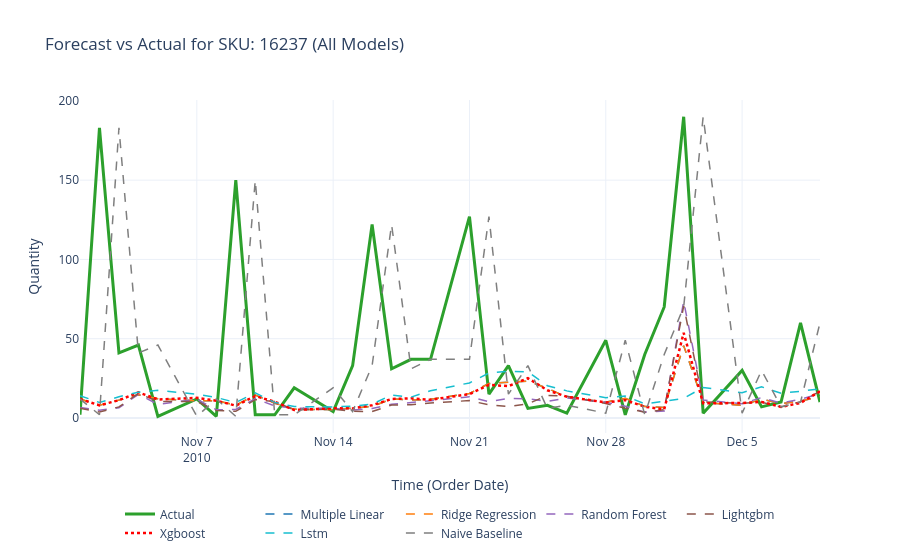

Notebook source saved alongside this figure:
### Code cell
# =====================================================================
# CHART PLOTTING (UPDATED: SHOW ALL MODELS)
# =====================================================================
import pandas as pd
import numpy as np
import plotly.graph_objects as go
from sklearn.metrics import mean_squared_error, r2_score
import warnings
warnings.filterwarnings('ignore')

# Rebuild required inputs when this cell is run independently
if 'df_pred' not in globals():
    df_pred = pd.read_csv('../features/stage_4_input_predictions.csv')
    df_pred.columns = df_pred.columns.str.strip()
    df_pred['order_date'] = pd.to_datetime(df_pred['order_date'])

column_mapping = {'quantity': 'actual_quantity', 'Quantity': 'actual_quantity', 'Actual': 'actual_quantity', 'actual': 'actual_quantity'}
if 'actual_quantity' not in df_pred.columns:
    df_pred = df_pred.rename(columns={k: v for k, v in column_mapping.items() if k in df_pred.columns})

pred_cols = [col for col in df_pred.columns if str(col).startswith('pred_')]
if not pred_cols:
    raise NameError("No prediction columns found in df_pred (expected columns starting with 'pred_').")
models = {col.replace('pred_', '').replace('_', ' ').title(): col for col in pred_cols}

if 'df_metrics' not in globals():
    try:
        df_metrics = pd.read_csv('../src/outputs/reports/model_evaluation_metrics.csv')
    except Exception:
        metrics_data = []
        for model_name, col_name in models.items():
            valid_data = df_pred.dropna(subset=['actual_quantity', col_name])
            if not valid_data.empty:
                rmse = np.sqrt(mean_squared_error(valid_data['actual_quantity'], valid_data[col_name]))
                r2 = r2_score(valid_data['actual_quantity'], valid_data[col_name])
                metrics_data.append({'Model': model_name, 'RMSE': round(rmse, 2), 'R2 Score': round(r2, 4)})
        df_metrics = pd.DataFrame(metrics_data).sort_values(by='RMSE')

if 'stock_code' not in df_pred.columns:
    raise NameError("df_pred must contain 'stock_code' column to select top SKU.")

if 'df_filtered' not in globals():
    top_sku = df_pred['stock_code'].value_counts().index[0]
    df_filtered = df_pred[df_pred['stock_code'] == top_sku].sort_values(by='order_date')
else:
    top_sku = df_filtered['stock_code'].iloc[0]

print("\n--- 📈 3. ACTUAL VS FORECAST PLOT (example uses top-selling SKU) ---")

best_model_name = df_metrics.iloc[0]['Model']
best_model_col = models[best_model_name]

fig_line = go.Figure()

# 1. Plot the Actual line - solid, thick, green
fig_line.add_trace(go.Scatter(
    x=df_filtered['order_date'], 
    y=df_filtered['actual_quantity'], 
    name='Actual', 
    line=dict(color='#2ca02c', width=3),
))

# Color palette for automatic model assignment
colors = ['#1f77b4', '#ff7f0e', '#9467bd', '#8c564b', '#e377c2', '#17becf', '#7f7f7f']

# 2. Loop through all models and plot them
for i, (model_name, col_name) in enumerate(models.items()):
    # Highlight XGBoost in red with a stronger dotted line
    if "Xgboost" in model_name or "Xgb" in model_name:
        line_style = dict(color='red', width=2.5, dash='dot')
        trace_name = model_name
    else:
        line_style = dict(color=colors[i % len(colors)], width=1.5, dash='dash')
        trace_name = model_name

    fig_line.add_trace(go.Scatter(
        x=df_filtered['order_date'], 
        y=df_filtered[col_name], 
        name=trace_name, 
        line=line_style
    ))

# 3. Customize the layout for a clean presentation
fig_line.update_layout(
    title=f"Forecast vs Actual for SKU: {top_sku} (All Models)",
    xaxis_title="Time (Order Date)",
    yaxis_title="Quantity",
    hovermode="x unified",
    legend=dict(
        orientation="h",
        yanchor="top",
        y=-0.2,
        xanchor="center",
        x=0.5
    ),
    template="plotly_white",
)

# Export the figure to file (PNG only)
import os
output_dir = '../src/outputs/images'
os.makedirs(output_dir, exist_ok=True)
png_path = os.path.join(output_dir, f'forecast_vs_actual_{top_sku}.png')
try:
    fig_line.write_image(png_path, scale=2)
    print(f"✅ Saved PNG: {png_path}")
except Exception as exc:
    print(f"⚠️ Could not save PNG (kaleido missing or export failed): {exc}")

fig_line.show()

### Figure 1 — Plotly figure (JSON) as saved in the notebook; plotly's stock layout.template omitted (floating-point values rounded to 4 significant figures)
{"data": [{"line": {"color": "#2ca02c", "width": 3}, "name": "Actual", "type": "scatter", "x": ["2010-11-01T00:00:00", "2010-11-02T00:00:00", "2010-11-03T00:00:00", "2010-11-04T00:00:00", "2010-11-05T00:00:00", "2010-11-07T00:00:00", "2010-11-08T00:00:00", "2010-11-09T00:00:00", "2010-11-10T00:00:00", "2010-11-11T00:00:00", "2010-11-12T00:00:00", "2010-11-14T00:00:00", "2010-11-15T00:00:00", "2010-11-16T00:00:00", "2010-11-17T00:00:00", "2010-11-18T00:00:00", "2010-11-19T00:00:00", "2010-11-21T00:00:00", "2010-11-22T00:00:00", "2010-11-23T00:00:00", "2010-11-24T00:00:00", "2010-11-25T00:00:00", "2010-11-26T00:00:00", "2010-11-28T00:00:00", "2010-11-29T00:00:00", "2010-11-30T00:00:00", "2010-12-01T00:00:00", "2010-12-02T00:00:00", "2010-12-03T00:00:00", "2010-12-05T00:00:00", "2010-12-06T00:00:00", "2010-12-07T00:00:00", "2010-12-08T00:00:00", "2010-12-09T00:00:00"], "y": [2, 183, 41, 46, 1, 12, 1, 150, 2, 2, 19, 4, 33, 122, 31, 37, 37, 127, 15, 33, 6, 8, 3, 49, 2, 40, 70, 190, 3, 30, 7, 10, 60, 10]}, {"line": {"color": "#1f77b4", "dash": "dash", "width": 1.5}, "name": "Multiple Linear", "type": "scatter", "x": ["2010-11-01T00:00:00", "2010-11-02T00:00:00", "2010-11-03T00:00:00", "2010-11-04T00:00:00", "2010-11-05T00:00:00", "2010-11-07T00:00:00", "2010-11-08T00:00:00", "2010-11-09T00:00:00", "2010-11-10T00:00:00", "2010-11-11T00:00:00", "2010-11-12T00:00:00", "2010-11-14T00:00:00", "2010-11-15T00:00:00", "2010-11-16T00:00:00", "2010-11-17T00:00:00", "2010-11-18T00:00:00", "2010-11-19T00:00:00", "2010-11-21T00:00:00", "2010-11-22T00:00:00", "2010-11-23T00:00:00", "2010-11-24T00:00:00", "2010-11-25T00:00:00", "2010-11-26T00:00:00", "2010-11-28T00:00:00", "2010-11-29T00:00:00", "2010-11-30T00:00:00", "2010-12-01T00:00:00", "2010-12-02T00:00:00", "2010-12-03T00:00:00", "2010-12-05T00:00:00", "2010-12-06T00:00:00", "2010-12-07T00:00:00", "2010-12-08T00:00:00", "2010-12-09T00:00:00"], "y": [11.93, 7.96, 11.23, 14.6, 12.1, 10.83, 10.86, 8.06, 14.4, 9.3, 5.44, 5.2, 6.21, 7.24, 12.01, 11.24, 11.84, 15.42, 21.71, 22.4, 23.29, 18.69, 13.13, 9.94, 12.37, 7.28, 6.54, 45.57, 9.82, 7.91, 11.82, 8.99, 10.66, 13.39]}, {"line": {"color": "#ff7f0e", "dash": "dash", "width": 1.5}, "name": "Ridge Regression", "type": "scatter", "x": ["2010-11-01T00:00:00", "2010-11-02T00:00:00", "2010-11-03T00:00:00", "2010-11-04T00:00:00", "2010-11-05T00:00:00", "2010-11-07T00:00:00", "2010-11-08T00:00:00", "2010-11-09T00:00:00", "2010-11-10T00:00:00", "2010-11-11T00:00:00", "2010-11-12T00:00:00", "2010-11-14T00:00:00", "2010-11-15T00:00:00", "2010-11-16T00:00:00", "2010-11-17T00:00:00", "2010-11-18T00:00:00", "2010-11-19T00:00:00", "2010-11-21T00:00:00", "2010-11-22T00:00:00", "2010-11-23T00:00:00", "2010-11-24T00:00:00", "2010-11-25T00:00:00", "2010-11-26T00:00:00", "2010-11-28T00:00:00", "2010-11-29T00:00:00", "2010-11-30T00:00:00", "2010-12-01T00:00:00", "2010-12-02T00:00:00", "2010-12-03T00:00:00", "2010-12-05T00:00:00", "2010-12-06T00:00:00", "2010-12-07T00:00:00", "2010-12-08T00:00:00", "2010-12-09T00:00:00"], "y": [11.93, 7.96, 11.23, 14.6, 12.1, 10.83, 10.86, 8.06, 14.4, 9.3, 5.44, 5.2, 6.21, 7.24, 12.01, 11.24, 11.84, 15.42, 21.71, 22.4, 23.29, 18.69, 13.13, 9.94, 12.37, 7.28, 6.54, 45.57, 9.82, 7.92, 11.83, 8.99, 10.66, 13.39]}, {"line": {"color": "#9467bd", "dash": "dash", "width": 1.5}, "name": "Random Forest", "type": "scatter", "x": ["2010-11-01T00:00:00", "2010-11-02T00:00:00", "2010-11-03T00:00:00", "2010-11-04T00:00:00", "2010-11-05T00:00:00", "2010-11-07T00:00:00", "2010-11-08T00:00:00", "2010-11-09T00:00:00", "2010-11-10T00:00:00", "2010-11-11T00:00:00", "2010-11-12T00:00:00", "2010-11-14T00:00:00", "2010-11-15T00:00:00", "2010-11-16T00:00:00", "2010-11-17T00:00:00", "2010-11-18T00:00:00", "2010-11-19T00:00:00", "2010-11-21T00:00:00", "2010-11-22T00:00:00", "2010-11-23T00:00:00", "2010-11-24T00:00:00", "2010-11-25T00:00:00", "2010-11-26T00:00:00", "2010-11-28T00:00:00", "2010-11-29T00:00:00", "2010-11-30T00:00:00", "2010-12-01T00:00:00", "2010-12-02T00:00:00", "2010-12-03T00:00:00", "2010-12-05T00:00:00", "2010-12-06T00:00:00", "2010-12-07T00:00:00", "2010-12-08T00:00:00", "2010-12-09T00:00:00"], "y": [6.65, 4.83, 6.39, 14.94, 8.57, 11.81, 5.18, 5.33, 12.15, 7.54, 6.18, 6.12, 4.88, 5.92, 8.62, 9.59, 10.81, 13.38, 10.2, 12.26, 12.09, 10.51, 12.54, 9.87, 7.37, 3.67, 4.41, 73.62, 11.27, 8.89, 12.89, 9.31, 11.75, 15.29]}, {"line": {"color": "#8c564b", "dash": "dash", "width": 1.5}, "name": "Lightgbm", "type": "scatter", "x": ["2010-11-01T00:00:00", "2010-11-02T00:00:00", "2010-11-03T00:00:00", "2010-11-04T00:00:00", "2010-11-05T00:00:00", "2010-11-07T00:00:00", "2010-11-08T00:00:00", "2010-11-09T00:00:00", "2010-11-10T00:00:00", "2010-11-11T00:00:00", "2010-11-12T00:00:00", "2010-11-14T00:00:00", "2010-11-15T00:00:00", "2010-11-16T00:00:00", "2010-11-17T00:00:00", "2010-11-18T00:00:00", "2010-11-19T00:00:00", "2010-11-21T00:00:00", "2010-11-22T00:00:00", "2010-11-23T00:00:00", "2010-11-24T00:00:00", "2010-11-25T00:00:00", "2010-11-26T00:00:00", "2010-11-28T00:00:00", "2010-11-29T00:00:00", "2010-11-30T00:00:00", "2010-12-01T00:00:00", "2010-12-02T00:00:00", "2010-12-03T00:00:00", "2010-12-05T00:00:00", "2010-12-06T00:00:00", "2010-12-07T00:00:00", "2010-12-08T00:00:00", "2010-12-09T00:00:00"], "y": [6.06, 3.73, 6.97, 15.47, 10.44, 10.37, 4.69, 4.19, 11.51, 10.3, 5.08, 5.52, 4.26, 4.02, 8.15, 8.29, 9.4, 10.94, 8.22, 7.19, 8.92, 14.12, 13.74, 9.07, 6.12, 3.64, 5.19, 70.64, 10.13, 9.2, 9.85, 6.96, 10.24, 16.76]}, {"line": {"color": "red", "dash": "dot", "width": 2.5}, "name": "Xgboost", "type": "scatter", "x": ["2010-11-01T00:00:00", "2010-11-02T00:00:00", "2010-11-03T00:00:00", "2010-11-04T00:00:00", "2010-11-05T00:00:00", "2010-11-07T00:00:00", "2010-11-08T00:00:00", "2010-11-09T00:00:00", "2010-11-10T00:00:00", "2010-11-11T00:00:00", "2010-11-12T00:00:00", "2010-11-14T00:00:00", "2010-11-15T00:00:00", "2010-11-16T00:00:00", "2010-11-17T00:00:00", "2010-11-18T00:00:00", "2010-11-19T00:00:00", "2010-11-21T00:00:00", "2010-11-22T00:00:00", "2010-11-23T00:00:00", "2010-11-24T00:00:00", "2010-11-25T00:00:00", "2010-11-26T00:00:00", "2010-11-28T00:00:00", "2010-11-29T00:00:00", "2010-11-30T00:00:00", "2010-12-01T00:00:00", "2010-12-02T00:00:00", "2010-12-03T00:00:00", "2010-12-05T00:00:00", "2010-12-06T00:00:00", "2010-12-07T00:00:00", "2010-12-08T00:00:00", "2010-12-09T00:00:00"], "y": [11.97, 7.95, 11.18, 16.1, 11.63, 12.67, 10.91, 7.74, 13.83, 10.2, 5.0, 6.09, 6.02, 8.01, 11.94, 12.4, 11.45, 15.03, 20.85, 20.06, 25.05, 17.47, 13.4, 9.76, 11.22, 7.06, 5.42, 53.66, 9.25, 9.41, 10.11, 6.98, 9.46, 16.76]}, {"line": {"color": "#17becf", "dash": "dash", "width": 1.5}, "name": "Lstm", "type": "scatter", "x": ["2010-11-01T00:00:00", "2010-11-02T00:00:00", "2010-11-03T00:00:00", "2010-11-04T00:00:00", "2010-11-05T00:00:00", "2010-11-07T00:00:00", "2010-11-08T00:00:00", "2010-11-09T00:00:00", "2010-11-10T00:00:00", "2010-11-11T00:00:00", "2010-11-12T00:00:00", "2010-11-14T00:00:00", "2010-11-15T00:00:00", "2010-11-16T00:00:00", "2010-11-17T00:00:00", "2010-11-18T00:00:00", "2010-11-19T00:00:00", "2010-11-21T00:00:00", "2010-11-22T00:00:00", "2010-11-23T00:00:00", "2010-11-24T00:00:00", "2010-11-25T00:00:00", "2010-11-26T00:00:00", "2010-11-28T00:00:00", "2010-11-29T00:00:00", "2010-11-30T00:00:00", "2010-12-01T00:00:00", "2010-12-02T00:00:00", "2010-12-03T00:00:00", "2010-12-05T00:00:00", "2010-12-06T00:00:00", "2010-12-07T00:00:00", "2010-12-08T00:00:00", "2010-12-09T00:00:00"], "y": [14.07, 9.7, 13.38, 16.2, 17.39, 14.97, 12.88, 9.76, 15.8, 9.73, 7.15, 6.97, 7.37, 8.7, 14.47, 13.1, 17.19, 22.09, 28.36, 29.42, 29.08, 20.32, 17.07, 12.72, 13.79, 8.91, 10.47, 12.4, 19.24, 15.92, 19.61, 15.57, 16.84, 18.42]}, {"line": {"color": "#7f7f7f", "dash": "dash", "width": 1.5}, "name": "Naive Baseline", "type": "scatter", "x": ["2010-11-01T00:00:00", "2010-11-02T00:00:00", "2010-11-03T00:00:00", "2010-11-04T00:00:00", "2010-11-05T00:00:00", "2010-11-07T00:00:00", "2010-11-08T00:00:00", "2010-11-09T00:00:00", "2010-11-10T00:00:00", "2010-11-11T00:00:00", "2010-11-12T00:00:00", "2010-11-14T00:00:00", "2010-11-15T00:00:00", "2010-11-16T00:00:00", "2010-11-17T00:00:00", "2010-11-18T00:00:00", "2010-11-19T00:00:00", "2010-11-21T00:00:00", "2010-11-22T00:00:00", "2010-11-23T00:00:00", "2010-11-24T00:00:00", "2010-11-25T00:00:00", "2010-11-26T00:00:00", "2010-11-28T00:00:00", "2010-11-29T00:00:00", "2010-11-30T00:00:00", "2010-12-01T00:00:00", "2010-12-02T00:00:00", "2010-12-03T00:00:00", "2010-12-05T00:00:00", "2010-12-06T00:00:00", "2010-12-07T00:00:00", "2010-12-08T00:00:00", "2010-12-09T00:00:00"], "y": [12.0, 2.0, 183.0, 41.0, 46.0, 1.0, 12.0, 1.0, 150.0, 2.0, 2.0, 19.0, 4.0, 33.0, 122.0, 31.0, 37.0, 37.0, 127.0, 15.0, 33.0, 6.0, 8.0, 3.0, 49.0, 2.0, 40.0, 70.0, 190.1, 3.0, 30.0, 7.0, 10.0, 60.0]}], "layout": {"hovermode": "x unified", "legend": {"orientation": "h", "x": 0.5, "xanchor": "center", "y": -0.2, "yanchor": "top"}, "title": {"text": "Forecast vs Actual for SKU: 16237 (All Models)"}, "xaxis": {"title": {"text": "Time (Order Date)"}}, "yaxis": {"title": {"text": "Quantity"}}}}
